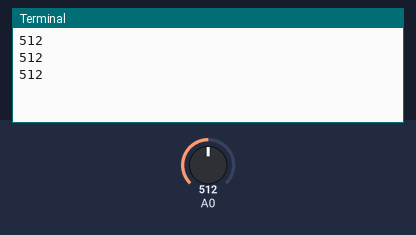
A program run on a simulated Raspberry Pi (BCM pin numbers) with a GrovePi. Parts: the last lines printed to the terminal. The inputs (shaded band) are chosen by the test bench; at power-on: A0 = 512 (analog values on the 0–1023 scale).

Above: at 1.2 s.
1.3 s: A0 set to 716
At 1.9 s:
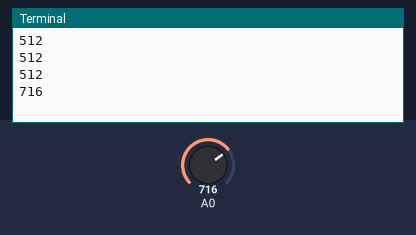
2.8 s: A0 set to 900
At 3.4 s:
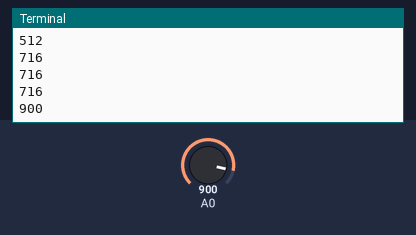
Timing chart, 0 to 5.8 s (numbered marks = the images above; inputs shaded):
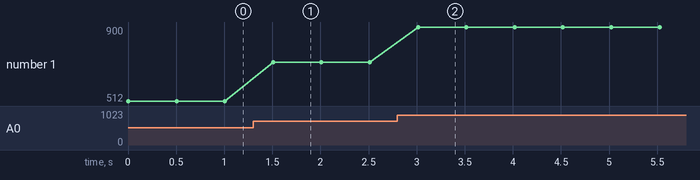

The program:

Moisture_Sensor.py
```python
import time
import grovepi

# Connect the Grove Moisture Sensor to analog port A0
# SIG,NC,VCC,GND
sensor = 0

while True:
    try:
        print grovepi.analogRead(sensor)
        time.sleep(.5)

    except KeyboardInterrupt:
        break
    except IOError:
        print "Error"
```

Measured:
- after the input at 1.3 s, the terminal: prints a new line after 0.21 s (image 1)
- after the input at 2.8 s, the terminal: prints a new line after 0.21 s (image 2)
- plotted number 1: 512 → 716 after the input at 1.3 s, 716 → 900 after the input at 2.8 s
